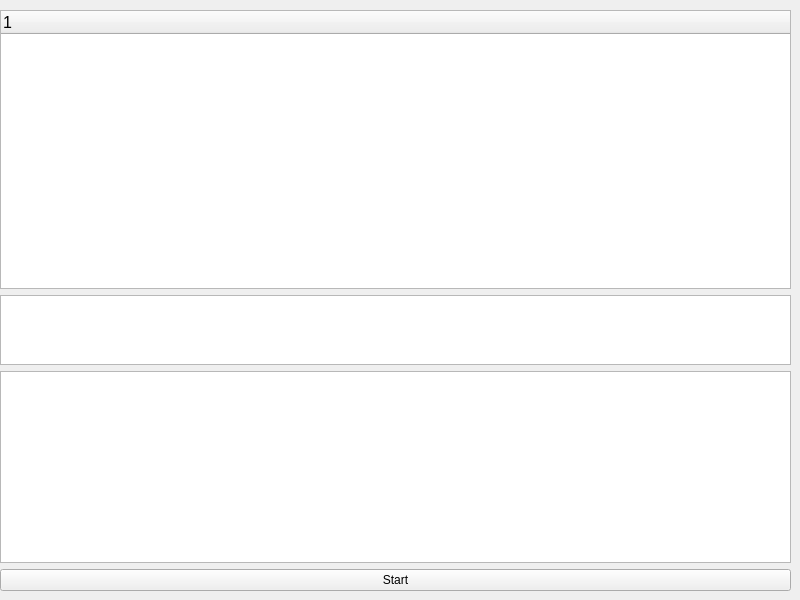
<?xml version="1.0" encoding="UTF-8"?>
<ui version="4.0">
 <class>MainWindow</class>
 <widget class="QMainWindow" name="MainWindow">
  <property name="geometry">
   <rect>
    <x>0</x>
    <y>0</y>
    <width>800</width>
    <height>600</height>
   </rect>
  </property>
  <property name="sizePolicy">
   <sizepolicy hsizetype="Expanding" vsizetype="Expanding">
    <horstretch>0</horstretch>
    <verstretch>0</verstretch>
   </sizepolicy>
  </property>
  <property name="windowTitle">
   <string>MainWindow</string>
  </property>
  <widget class="QWidget" name="centralwidget">
   <property name="sizePolicy">
    <sizepolicy hsizetype="Expanding" vsizetype="Expanding">
     <horstretch>0</horstretch>
     <verstretch>0</verstretch>
    </sizepolicy>
   </property>
   <property name="styleSheet">
    <string notr="true"/>
   </property>
   <widget class="QWidget" name="verticalLayoutWidget">
    <property name="geometry">
     <rect>
      <x>0</x>
      <y>10</y>
      <width>791</width>
      <height>581</height>
     </rect>
    </property>
    <layout class="QVBoxLayout" name="verticalLayout" stretch="10,1,0,0">
     <item>
      <widget class="QTreeWidget" name="testTree">
       <attribute name="headerDefaultSectionSize">
        <number>100</number>
       </attribute>
       <column>
        <property name="text">
         <string>1</string>
        </property>
        <property name="font">
         <font>
          <pointsize>12</pointsize>
         </font>
        </property>
       </column>
      </widget>
     </item>
     <item>
      <widget class="QTextBrowser" name="resultText"/>
     </item>
     <item>
      <widget class="QPlainTextEdit" name="plainTextEdit"/>
     </item>
     <item>
      <widget class="QPushButton" name="startButton">
       <property name="sizePolicy">
        <sizepolicy hsizetype="Expanding" vsizetype="Expanding">
         <horstretch>0</horstretch>
         <verstretch>0</verstretch>
        </sizepolicy>
       </property>
       <property name="text">
        <string>Start</string>
       </property>
      </widget>
     </item>
    </layout>
   </widget>
  </widget>
 </widget>
 <resources/>
 <connections/>
</ui>
